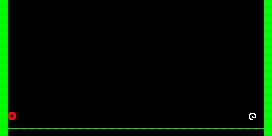

Tiled map render using the project's own tile images. Description and the whole map definition, tile-layer contents included, below:
An orthogonal 34x17 tile map with 8x8 px tiles, 1 tile layer (Tile Layer 1) and 6 objects (6x 0).

<map version="1.0" orientation="orthogonal" renderorder="right-down" width="34" height="17" tilewidth="8" tileheight="8" nextobjectid="9">
 <properties>
  <property name="name" value="Mess invaders" />
  <property name="upsidedown" value="0" />
 </properties>
 <tileset firstgid="1" name="tileset" tilewidth="8" tileheight="8">
  <image source="tileset.png" width="160" height="80" />
 </tileset>
 <layer name="Tile Layer 1" width="34" height="17">
  <properties>
   <property name="texture" value="tileset" />
  </properties>
  <data encoding="csv">
1,0,0,0,0,0,0,0,0,0,0,0,0,0,0,0,0,0,0,0,0,0,0,0,0,0,0,0,0,0,0,0,0,1,
1,0,0,0,0,0,0,0,0,0,0,0,0,0,0,0,0,0,0,0,0,0,0,0,0,0,0,0,0,0,0,0,0,1,
1,0,0,0,0,0,0,0,0,0,0,0,0,0,0,0,0,0,0,0,0,0,0,0,0,0,0,0,0,0,0,0,0,1,
1,0,0,0,0,0,0,0,0,0,0,0,0,0,0,0,0,0,0,0,0,0,0,0,0,0,0,0,0,0,0,0,0,1,
1,0,0,0,0,0,0,0,0,0,0,0,0,0,0,0,0,0,0,0,0,0,0,0,0,0,0,0,0,0,0,0,0,1,
1,0,0,0,0,0,0,0,0,0,0,0,0,0,0,0,0,0,0,0,0,0,0,0,0,0,0,0,0,0,0,0,0,1,
1,0,0,0,0,0,0,0,0,0,0,0,0,0,0,0,0,0,0,0,0,0,0,0,0,0,0,0,0,0,0,0,0,1,
1,0,0,0,0,0,0,0,0,0,0,0,0,0,0,0,0,0,0,0,0,0,0,0,0,0,0,0,0,0,0,0,0,1,
1,0,0,0,0,0,0,0,0,0,0,0,0,0,0,0,0,0,0,0,0,0,0,0,0,0,0,0,0,0,0,0,0,1,
1,0,0,0,0,0,0,0,0,0,0,0,0,0,0,0,0,0,0,0,0,0,0,0,0,0,0,0,0,0,0,0,0,1,
1,0,0,0,0,0,0,0,0,0,0,0,0,0,0,0,0,0,0,0,0,0,0,0,0,0,0,0,0,0,0,0,0,1,
1,0,0,0,0,0,0,0,0,0,0,0,0,0,0,0,0,0,0,0,0,0,0,0,0,0,0,0,0,0,0,0,0,1,
1,0,0,0,0,0,0,0,0,0,0,0,0,0,0,0,0,0,0,0,0,0,0,0,0,0,0,0,0,0,0,0,0,1,
1,0,0,0,0,0,0,0,0,0,0,0,0,0,0,0,0,0,0,0,0,0,0,0,0,0,0,0,0,0,0,0,0,1,
1,20,0,0,0,0,0,0,0,0,0,0,0,0,0,0,0,0,0,0,0,0,0,0,0,0,0,0,0,0,0,13,0,1,
1,0,0,0,0,0,0,0,0,0,0,0,0,0,0,0,0,0,0,0,0,0,0,0,0,0,0,0,0,0,0,0,0,1,
1,2,2,2,2,2,2,2,2,2,2,2,2,2,2,2,2,2,2,2,2,2,2,2,2,2,2,2,2,2,2,2,2,1
</data>
 </layer>
 <objectgroup name="enemy">
  <properties>
   <property name="_type" value="1" />
   <property name="sizex" value="12" />
   <property name="sizey" value="8" />
   <property name="speedx" value="20" />
   <property name="speedy" value="10" />
   <property name="texture" value="enemies_12x8" />
  </properties>
  <object id="1" type="0" x="176" y="12">
   <properties>
    <property name="offset" value="50" />
    <property name="speedx" value="12" />
    <property name="speedy" value="6" />
   </properties>
   <polyline points="80,76 8,112" />
  </object>
  <object id="3" type="0" x="104" y="12">
   <properties>
    <property name="offset" value="50" />
    <property name="speedx" value="24" />
    <property name="speedy" value="12" />
   </properties>
   <polyline points="152,40 8,112" />
  </object>
  <object id="4" type="0" x="32" y="12">
   <properties>
    <property name="offset" value="50" />
    <property name="speedx" value="36" />
    <property name="speedy" value="18" />
   </properties>
   <polyline points="224,4 8,112" />
  </object>
  <object id="5" type="0" x="48" y="-32">
   <properties>
    <property name="offset" value="50" />
    <property name="speedx" value="32" />
    <property name="speedy" value="16" />
   </properties>
   <polyline points="160,36 -32,132" />
  </object>
  <object id="7" type="0" x="8" y="-48">
   <properties>
    <property name="offset" value="50" />
    <property name="speedx" value="20" />
    <property name="speedy" value="10" />
   </properties>
   <polyline points="128,52 8,112" />
  </object>
  <object id="8" type="0" x="8" y="-84">
   <properties>
    <property name="offset" value="50" />
    <property name="speedx" value="8" />
    <property name="speedy" value="4" />
   </properties>
   <polyline points="56,88 8,112" />
  </object>
 </objectgroup>
</map>
